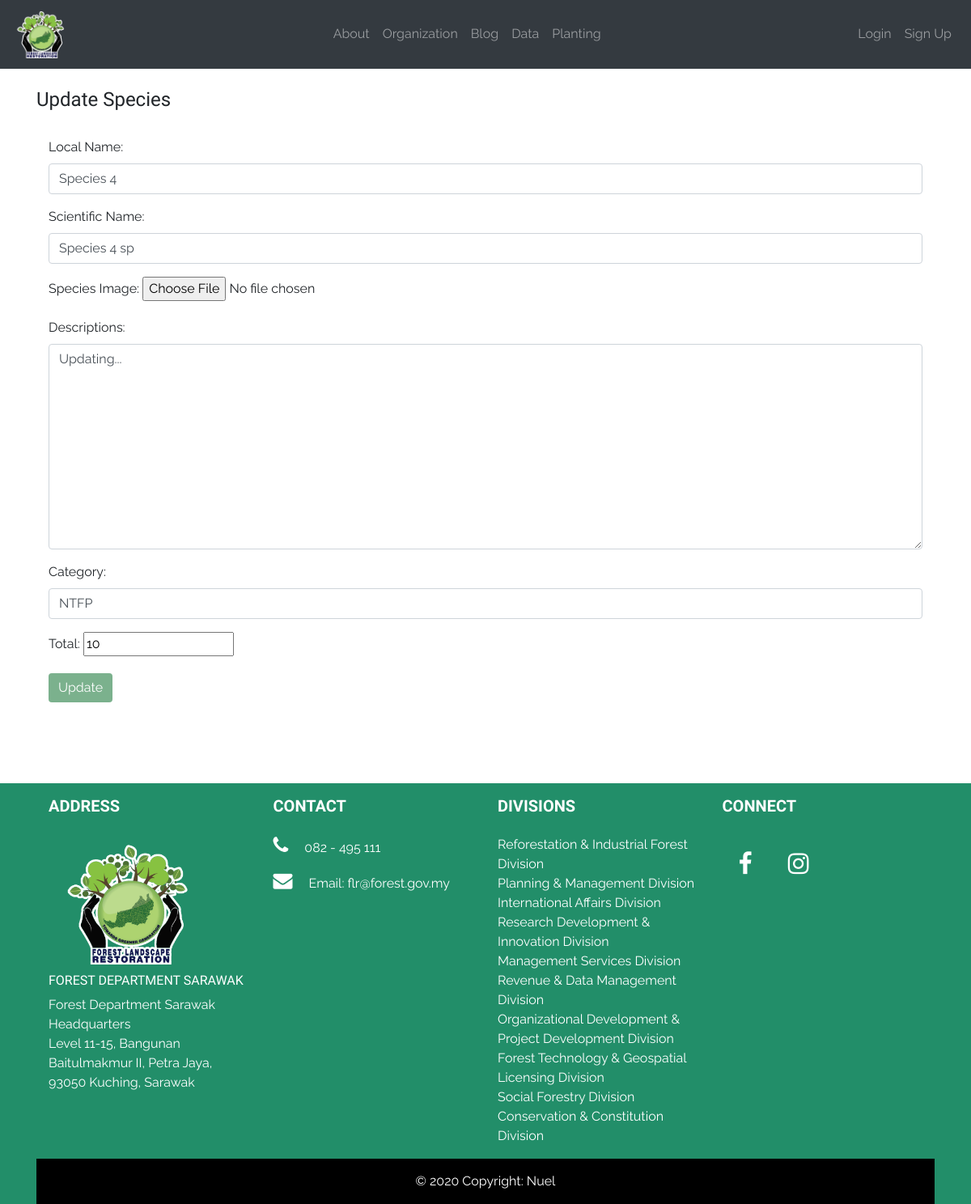
Page /planting/update_cart_species/5/ on the committed database.
### planting/models.py (models this page shows, shortened)
class CartSpecies(models.Model):
	date_created_cart = models.DateTimeField(auto_now_add=True)
	cart_local_name = models.CharField('Local Name', max_length=250)
	cart_scientific_name = models.CharField('Scientific Name', max_length=250)
	cart_species_img = models.ImageField('Species Image', null=True, blank=True, upload_to='cart_species_img/')
	cart_species_descriptions = models.TextField('Descriptions', blank=True, null=True)
	cart_species_category = models.CharField('Category', max_length=250)
	cart_species_total = models.IntegerField('Total', null=True)

### planting/views.py (the view)
# urls.py: path('update_cart_species/<int:pk>/', UpdateCartView.as_view(), name='update_cart'),
class UpdateCartView(UpdateView):
	model = CartSpecies
	form_class = UpdateCartForm
	template_name = 'planting/update_cart.html'
	success_url = reverse_lazy('planting_partner_view')

### planting/forms.py
class UpdateCartForm(forms.ModelForm):
	class Meta:
		model = CartSpecies
		fields = ('cart_local_name', 'cart_scientific_name', 'cart_species_img', 'cart_species_descriptions', 'cart_species_category', 'cart_species_total')
		widgets = {
			'cart_local_name':forms.TextInput(attrs={'class':'form-control'}),
			'cart_scientific_name':forms.TextInput(attrs={'class':'form-control'}),
			'cart_species_img':forms.FileInput(),
			'cart_species_descriptions':forms.Textarea(attrs={'class':'form-control'}),
			'cart_species_category':forms.TextInput(attrs={'class': 'form-control'}),
			'cart_species_total':forms.NumberInput(),
		}

### planting/templates/planting/update_cart.html (shortened to what this page needs)
{% extends 'base.html' %}
{% load static %}
{% block content %}
<div class="container">
	<br>
	<h4>Update Species</h4>
	<br>
	<div class="form-group container h-100">
		<form method="POST" enctype="multipart/form-data">
			{{ form.as_p }}
			<button class="btn btn-info">Update</button>
		</form>
	</div>
</div>
{% endblock %}

### flr/static/css/main.css (style rules this page uses)
body, html { font-family: 'Raleway', sans-serif; margin: 0; height: 100%; }
h1, h2, h3, h4, h5, h6 { font-family: cardo; }
.btn-info { background-color: #7bb18d; border: none; }

### rows in the picture
CartSpecies: cart_local_name "Species 4", cart_scientific_name "Species 4 sp", cart_species_descriptions "Updating...", cart_species_category "NTFP", cart_species_total "10"
